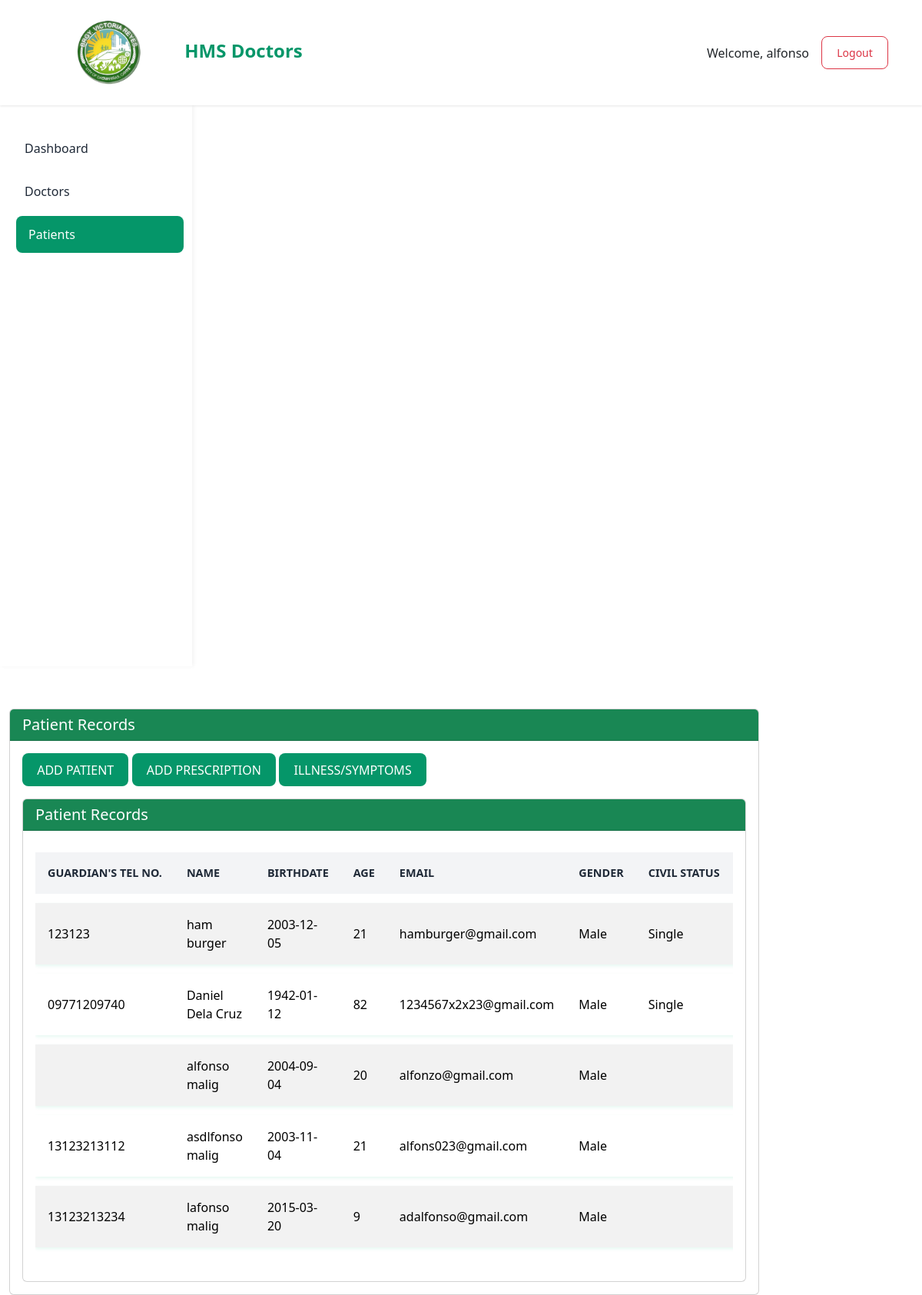
/admin_patients.php (signed in), run on the app's committed database.
### tables this page shows
CREATE TABLE `patients` (
  `id` int(11) NOT NULL,
  `first_name` varchar(50) NOT NULL,
  `last_name` varchar(50) NOT NULL,
  `date_of_birth` date NOT NULL,
  `gender` enum('Male','Female','Other') NOT NULL,
  `phone` varchar(20) NOT NULL,
  `address` text NOT NULL,
  `create_at` timestamp NOT NULL DEFAULT current_timestamp() ON UPDATE current_timestamp(),
  `civil_status` varchar(20) NOT NULL,
  `email` varchar(100) NOT NULL,
  `doctors_id` int(11) NOT NULL,
  `patients_login_id` int(11) NOT NULL,
  `created_at` timestamp NOT NULL DEFAULT current_timestamp(),
  `status` enum('active','inactive','','') NOT NULL DEFAULT 'active',
  `age` int(11) NOT NULL,
  `descriptions` text NOT NULL
);

### src/admin_patients.php (the view, shortened to what this page needs)
<?php
require_once 'db_connect.php';
$patients_query = "SELECT * FROM patients";
$patients_stmt = $pdo->query($patients_query);
$patients = $patients_stmt->fetchAll(PDO::FETCH_ASSOC);
function calculateAge($birthdate) {
    $today = new DateTime();
    $diff = $today->diff(new DateTime($birthdate));
    return $diff->y;
}
?>
<!DOCTYPE html>
<html lang="en">
<head>
    <link href="css/bootstrap.min.css" rel="stylesheet">
    <link href="css/all.min.css" rel="stylesheet">
</head>
<body>
    <nav class="navbar navbar-expand-lg">
        <div class="container-fluid">
            <a class="navbar-brand" href="admin_dashboard.php">
                <img src="barangay_victoria.png" alt="">
                HMS Doctors
            </a>
            <div class="ms-auto d-flex align-items-center">
                <span class="me-3">Welcome, <?php echo htmlspecialchars($_SESSION['username']); ?></span>
                <a href="admin_logout.php" class="btn btn-outline-danger btn-sm">
                   Logout
                </a>
            </div>
        </div>
    </nav>
    <div class="container-fluid">
        <div class="row">
            <div class="sidebar">
            <nav class="nav flex-column">
                <a class="nav-link" href="admin_dashboard.php">
                    Dashboard
                </a>
                <a class="nav-link" href="admin_Doctors.php">
                    Doctors
                </a>
                <a class="nav-link active" href="admin_patients.php">
                    Patients
                </a>
            </nav>
        </div>
            <div class="col-md-10 main-content ">
                <div class="card">
                    <div class="card-header bg-success text-white">
                        <h5 class="mb-0">Patient Records</h5>
                    </div>
                    <div class="card-body">
                        <a href="admin_add_patient.php" class="btn btn-add-patient">
                            ADD PATIENT
                        </a>
                        <a href="add_prescription.php" class="btn btn-add-patient">
                            ADD PRESCRIPTION
                        </a>
                        <a href="add_illness_symptoms.php" class="btn btn-add-patient">
                            ILLNESS/SYMPTOMS
                        </a>
                        <div class="card mt-3">
                            <div class="card-header bg-success text-white">
                                <h5 class="mb-0">Patient Records</h5>
                            </div>
                            <div class="card-body">
                                <div class="table-responsive">
                                    <table id="patientsTable" class="table table-bordered table-striped">
                                        <thead class="bg-light">
                                            <tr>
                                                <th>Guardian's Tel no.</th>
                                                <th>Name</th>
                                                <th>Birthdate</th>
                                                <th>Age</th>
                                                <th>Email</th>
                                                <th>Gender</th>
                                                <th>Civil Status</th>
                                            </tr>
                                        </thead>
                                        <tbody>
                                            <?php foreach ($patients as $patient): ?>
                                            <tr>
                                                <td><?php echo htmlspecialchars($patient['phone']); ?></td>
                                                <td>
                                                    <span data-bs-toggle="popover"
                                                          data-bs-placement="right"
                                                          data-bs-trigger="hover"
                                                          data-patient-id="<?php echo $patient['id']; ?>"
                                                          style="cursor: pointer">
                                                        <?php echo htmlspecialchars($patient['first_name'] . ' ' . $patient['last_name']); ?>
                                                    </span>
                                                </td>
                                                <td><?php echo htmlspecialchars($patient['date_of_birth']); ?></td>
                                                <td><?php echo calculateAge($patient['date_of_birth']); ?></td>
                                                <td><?php echo htmlspecialchars($patient['email']); ?></td>
                                                <td><?php echo htmlspecialchars($patient['gender']); ?></td>
                                                <td><?php echo htmlspecialchars($patient['civil_status']); ?></td>
                                            </tr>
                                            <?php endforeach; ?>
                                        </tbody>
                                    </table>
                                </div>
                            </div>
                        </div>
                    </div>
                </div>
            </div>
        </div>
    </div>
</body>
</html>

### src/admin_patients.php (style rules this page uses)
:root { --primary-color: #059669; --secondary-color: #34d399; --success-color: #10b981; --warning-color: #f59e0b; --danger-color: #ef4444; --dark-color: #1f2937; --light-color: #f3f4f6; --hover-color: #047857; }
.navbar { background: rgba(255, 255, 255, 0.95); backdrop-filter: blur(10px); box-shadow: 0 1px 3px rgba(0,0,0,0.1); padding: 1rem 2rem; }
.navbar-brand { font-weight: 700; color: var(--primary-color) !important; font-size: 1.5rem; }
.card-header { background: var(--primary-color); color: white; }
.btn-add-patient { background: var(--primary-color); color: white; }
#patientsTable th { background: var(--light-color); border: none; padding: 1rem; font-weight: 600; color: var(--dark-color); text-transform: uppercase; font-size: 0.9rem; }
#patientsTable td { background: white; border: none; padding: 1rem; vertical-align: middle; }
#patientsTable tbody tr { box-shadow: 0 2px 4px rgba(16, 185, 129, 0.1); transition: all 0.3s ease; }
.btn-add-patient { background: var(--primary-color); color: white; padding: 0.6rem 1.2rem; border-radius: 8px; font-weight: 500; transition: all 0.3s ease; border: none; }
.table-responsive { overflow-x: auto; -webkit-overflow-scrolling: touch; }
#patientsTable { border-collapse: separate; border-spacing: 0 0.8rem; width: 100%; min-width: 1000px; }
#patientsTable th { background: var(--light-color); border: none; padding: 1rem; font-weight: 600; color: var(--dark-color); text-transform: uppercase; font-size: 0.9rem; white-space: nowrap; }
.table { width: 100%; margin-bottom: 1rem; background-color: transparent; border-collapse: collapse; }
.table thead th { vertical-align: bottom; border-bottom: 2px solid #dee2e6; background-color: var(--light-color); color: var(--dark-color); font-weight: 600; }
.table td, .table th { padding: 0.75rem; vertical-align: middle; }
.btn-sm { padding: 0.25rem 0.5rem; font-size: 0.875rem; }
#patientsTable { border-collapse: separate; border-spacing: 0 0.8rem; width: 100%; margin-bottom: 1rem; }
#patientsTable thead th { background: var(--light-color); border: none; padding: 1rem; font-weight: 600; color: var(--dark-color); text-transform: uppercase; font-size: 0.9rem; white-space: nowrap; }
#patientsTable tbody tr { background: white; box-shadow: 0 2px 4px rgba(16, 185, 129, 0.1); transition: all 0.3s ease; margin-bottom: 0.8rem; }
.nav-link { color: var(--dark-color); padding: 0.75rem 1rem; border-radius: 8px; transition: all 0.3s ease; margin-bottom: 0.5rem; }
.nav-link:hover, .nav-link.active { background: var(--primary-color); color: white; transform: translateX(5px); }
img { width: 95px; height: 95px; margin-right:45px; margin-left:50px; }
a { text-decoration:none; color:black; }
.main-content { margin-top:55px; }
.sidebar { background: white; box-shadow: 2px 0 5px rgba(0,0,0,0.05); height: calc(100vh - 70px); padding: 2rem 1rem; width: 250px; }
.btn { padding: 0.6rem 1.2rem; border-radius: 8px; font-weight: 500; transition: all 0.3s ease; }

### data on the page
patients: phone "123123", first_name+last_name "ham burger", date_of_birth "2003-12-05", date_of_birth "21", email "hamburger@gmail.com", gender "Male", civil_status "Single"
patients: phone "09771209740", first_name+last_name "Daniel Dela Cruz", date_of_birth "1942-01-12", date_of_birth "82", email "1234567x2x23@gmail.com", gender "Male", civil_status "Single"
patients: first_name+last_name "alfonso malig", date_of_birth "2004-09-04", date_of_birth "20", email "alfonzo@gmail.com", gender "Male"
patients: phone "13123213112", first_name+last_name "asdlfonso malig", date_of_birth "2003-11-04", date_of_birth "21", email "alfons023@gmail.com", gender "Male"
patients: phone "13123213234", first_name+last_name "lafonso malig", date_of_birth "2015-03-20", date_of_birth "9", email "adalfonso@gmail.com", gender "Male"

### other printed values
$_SESSION['username'] "alfonso"
